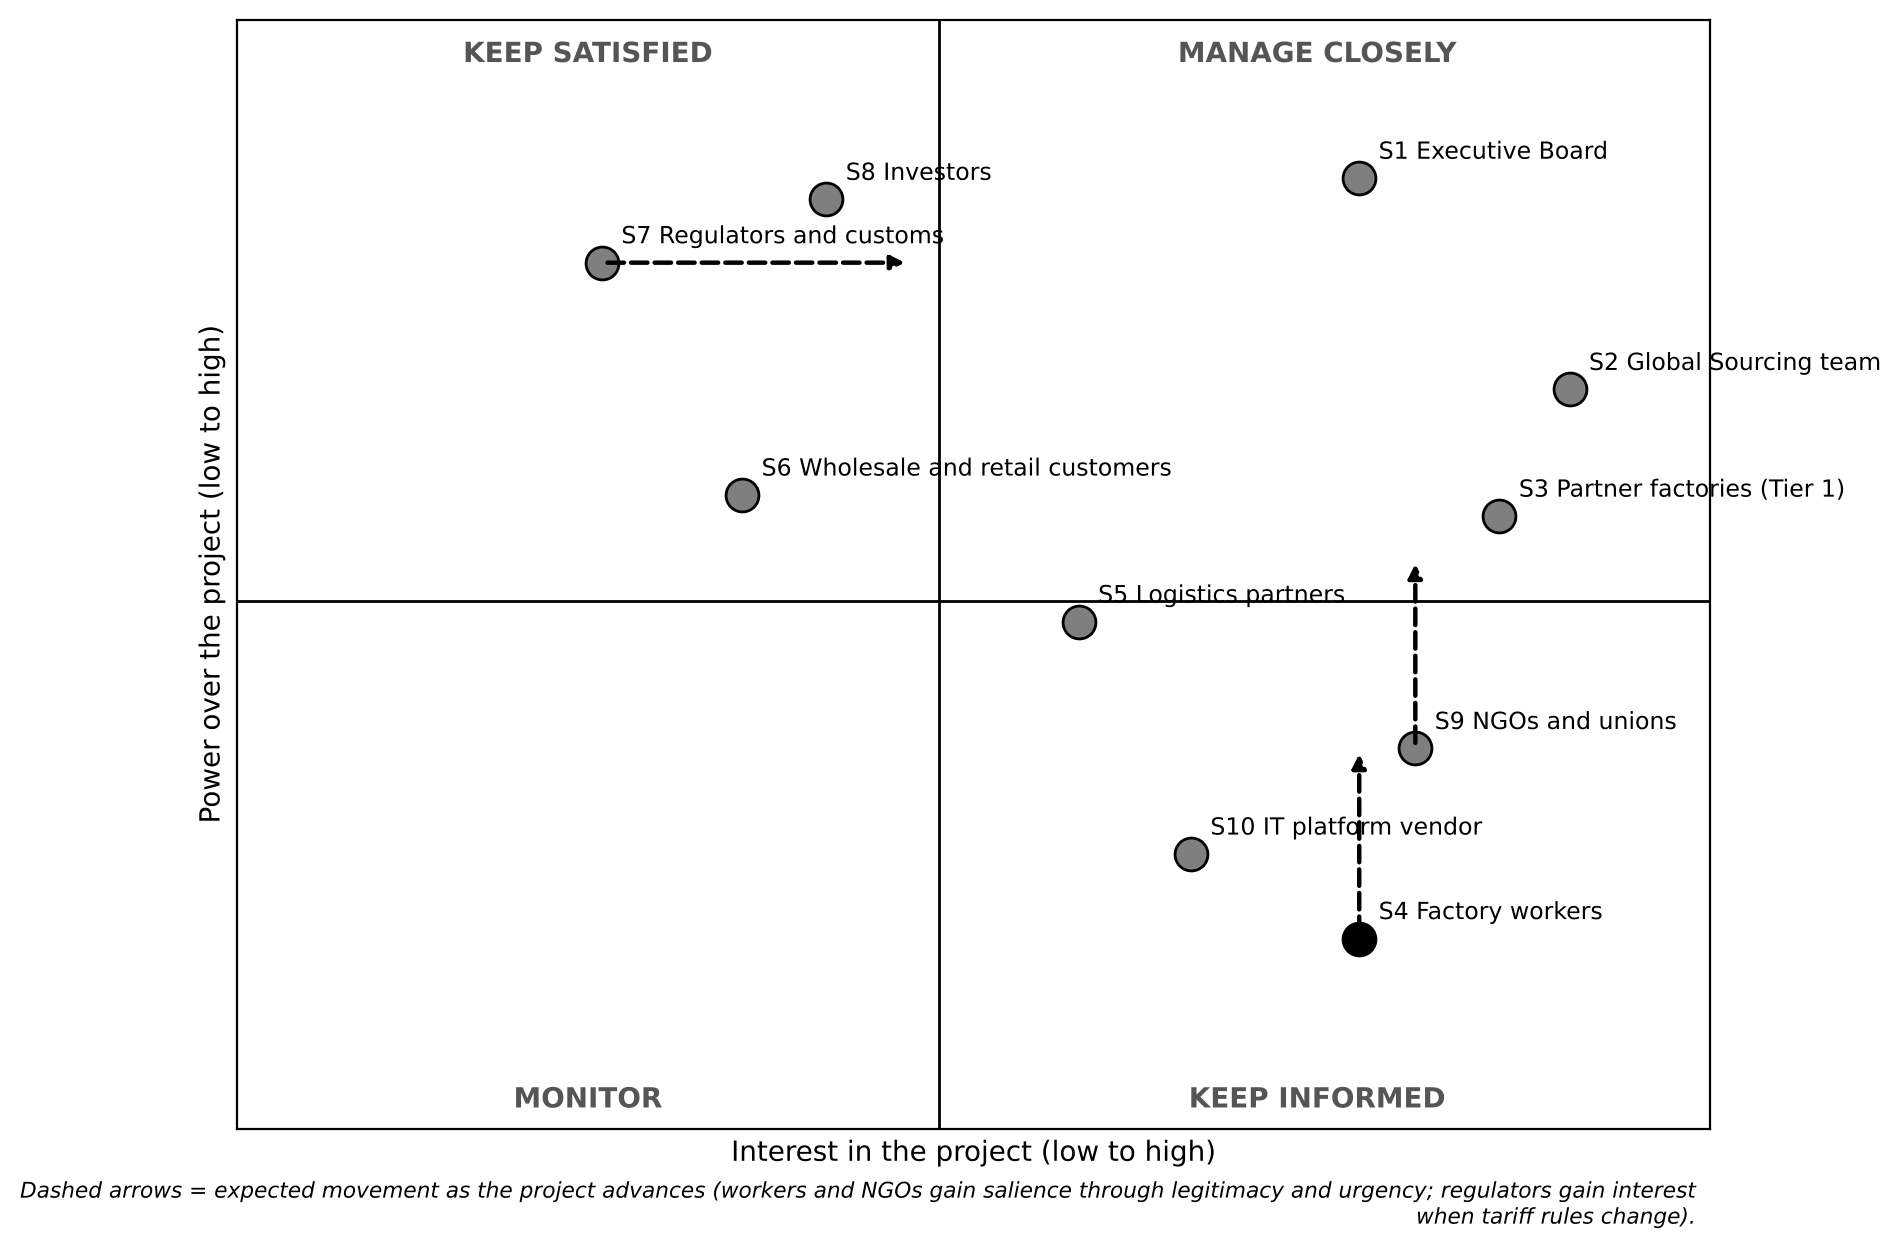

Recreate this plot in Python.
"""Figure 3 - Power/interest grid (Mendelow) with expected movement arrows."""
import matplotlib.pyplot as plt

plt.rcParams["font.family"] = ["DejaVu Sans"]
# name: (interest, power, moves_to or None, marker label)
S = {
    "S1 Executive Board":          (8.0, 9.0, None),
    "S2 Global Sourcing team":     (9.5, 7.0, None),
    "S3 Partner factories (Tier 1)": (9.0, 5.8, None),
    "S4 Factory workers":          (8.0, 1.8, (8.0, 3.6)),
    "S5 Logistics partners":       (6.0, 4.8, None),
    "S6 Wholesale and retail customers": (3.6, 6.0, None),
    "S7 Regulators and customs":   (2.6, 8.2, (4.8, 8.2)),
    "S8 Investors":                (4.2, 8.8, None),
    "S9 NGOs and unions":          (8.4, 3.6, (8.4, 5.4)),
    "S10 IT platform vendor":      (6.8, 2.6, None),
}
fig, ax = plt.subplots(figsize=(9.5, 7.2))
ax.set_xlim(0, 10.5); ax.set_ylim(0, 10.5)
ax.axvline(5, color="black", lw=1); ax.axhline(5, color="black", lw=1)
for x, y, t in [(2.5, 10.1, "KEEP SATISFIED"), (7.7, 10.1, "MANAGE CLOSELY"),
                (2.5, 0.2, "MONITOR"), (7.7, 0.2, "KEEP INFORMED")]:
    ax.text(x, y, t, ha="center", fontsize=10, fontweight="bold", color="#555555")
for name, (x, y, mv) in S.items():
    ax.scatter(x, y, s=140, c="#7f7f7f" if "workers" not in name else "black", edgecolor="black", zorder=3)
    ax.annotate(name, (x, y), xytext=(7, 7), textcoords="offset points", fontsize=8.5)
    if mv:
        ax.annotate("", xy=mv, xytext=(x, y), arrowprops=dict(arrowstyle="-|>", lw=1.6, ls="--", color="black"))
ax.set_xlabel("Interest in the project (low to high)"); ax.set_ylabel("Power over the project (low to high)")
ax.set_xticks([]); ax.set_yticks([])
ax.text(10.4, -0.9, "Dashed arrows = expected movement as the project advances "
        "(workers and NGOs gain salience through legitimacy and urgency; regulators gain interest when tariff rules change).",
        ha="right", fontsize=7.8, style="italic", wrap=True)
plt.savefig("fig3_stakeholder_grid.png", dpi=200, bbox_inches="tight", facecolor="white")
